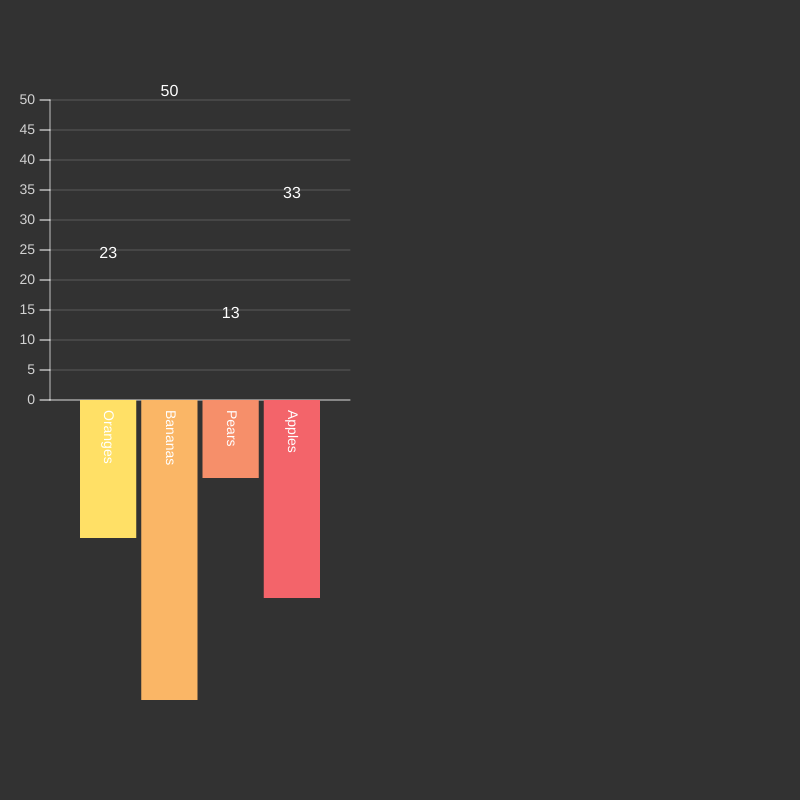
Frame 1 (no input)
Frame 60 (no input): identical to frame 1, image omitted
Frame 120 (the mouse pressed at the canvas centre since frame 60): identical to frame 1, image omitted

The p5.js sketch that drew this single still picture (run headless with seeded random() and noise() and a simulated clock; from frame 60 on, the mouse is pressed at the canvas centre):

// p5.js sketch
// ── sketch.js
let dataLabels = ["Oranges", "Bananas", "Lemons", "Limes", "Apples", "Grapes"];



let data = [{ name: "Oranges", total: 23 },
    { name: "Bananas", total: 50 },
    { name: "Pears", total: 13 },
    { name: "Apples", total: 33 }
];

let listValues = data.map(function(x) { return x.total })


let chartWidth = 300;
let chartHeight = 300;

let spacing = 5;
let margin = 30;
let numTicks = 10;
let posX = 50;
let posY = 400;
let tickIncrements;
let maxValue;
let numPlaces = 0;

let showValues = true;
let showLabels = true;
let rotateLabels = true;

let colors;


let tickSpacing = chartHeight / numTicks; //space between ticks on  the left 
let availableWidth = chartWidth - (margin * 2) - (spacing * (data.length - 1)); //available space for bars
let barWidth = availableWidth / data.length; //bar width

function setup() {
    createCanvas(800, 800);


    colour = [color('#ffe066'), color('#fab666'), color('#f68f6a'), color('#f3646a')]

    maxValue = max(listValues);
    tickIncrements = maxValue / numTicks;

}


function draw() {
    background(50);

    translate(posX, posY);


    drawAxis();
    drawTicks();
    drawHorizontalLine();
    drawRects();


    
}


function scaledData(num){
 // fuction a parmeameter (number) and scale it using the max and chartHeight
        return map(num, 0, maxValue, 0 , chartHeight);
}


function drawAxis(){
    //chart
        stroke(255, 180);
        line(0, 0, 0, -chartHeight); //y
        line(0, 0, chartWidth, 0); //x

}

function drawTicks(){
    for (let i = 0; i <= numTicks; i++) {
        //ticks
        stroke(255);
        strokeWeight(1)
        line(0, tickSpacing * -i, -10, tickSpacing * -i);

        //numbers (text)
        if (showValues) {

            fill(255, 200);
            noStroke();
            textSize(14);
            textAlign(RIGHT, CENTER);
            text((i * tickIncrements).toFixed(numPlaces), -15, tickSpacing * -i);
        }
    }

}


function drawHorizontalLine(){
    for (let i = 0; i <= numTicks; i++) {
            //horizontal line
            stroke(255, 50);
            strokeWeight(1)
            line(0, tickSpacing * -i, chartWidth, tickSpacing * -i);
    }
}

function drawRects(){
    translate(margin, 0);
    for (let i = 0; i < data.length; i++) {
        let colorNumber = i % 4;

        //bars
        fill(colour[colorNumber]);
        noStroke();
        rect((barWidth + spacing) * i, 0, barWidth, scaledData(-data[i].total));

        //numbers (text)
        noStroke();
        fill(255);
        textSize(16);
        textAlign(CENTER, BOTTOM);
        text(data[i].total, ((barWidth + spacing) * i) + barWidth / 2, scaledData(-data[i].total));

        //text
        if (showLabels) {
            if (rotateLabels);
            push()
            noStroke();
            textSize(14);
            textAlign(LEFT, CENTER);
            translate(((barWidth + spacing) * i) + barWidth / 2, 10);
            rotate(PI / 2)
            text(data[i].name, 0, 0);
            pop()
        } else {

            noStroke();
            fill(255);
            textSize(14);
            textAlign(CENTER, BOTTOM);
            text(dataLabels[i].name, ((barWidth + spacing) * i) + barWidth / 2, 20);
        }
    }

}

// ── BarChart.js
class BarChart{
    constructor(_data) {
    this.data = _data;
    this.chartWidth = 300;
    this.chartHeight = 300;
    this.spacing = 5;
    this.margin = 30;
    this.numTicks = 10;
    this.posX = 50;
    this.posY = 400;
    this.tickIncrements;
    this.maxValue;
    this.numPlaces = 0;
        
    this.showValues = true;
    this.showLabels = true;
    this.rotateLabels = true;
        
    this.colors = [color('#ffe066'), color('#fab666'), color('#f68f6a'), color('#f3646a')];
        
    this.updateValues();
    this.calculateMaxValue();
    }   

    updateValues(){
        this.tickSpacing = this.chartHeight / this.numTicks; 
        this.availableWidth = this.chartWidth - (this.margin * 2) - (this.spacing * (data.length - 1)); 
        this.barWidth = this.availableWidth / this.data.length; 
    }

    calculateMaxValue(){
        let listValues = data.map(function(x) {return x.total});
        this.maxValue = max(listValues);
        this.tickIncrements = (maxValue / numTicks);
    }

    render(){
        background(50);

        translate(posX, posY);
    
    
        drawAxis();
        drawTicks();
        drawHorizontalLine();
        drawRects();
    }


    scaledData(num){
        // fuction a parmeameter (number) and scale it using the max and chartHeight
               return map(num, 0, maxValue, 0 , chartHeight);
       }
       
       
       drawAxis(){
           //chart
               stroke(255, 180);
               line(0, 0, 0, -chartHeight); //y
               line(0, 0, chartWidth, 0); //x
       
       }
       
       drawTicks(){
           for (let i = 0; i <= this.numTicks; i++) {
               //ticks
               stroke(255);
               strokeWeight(1)
               line(0, this.tickSpacing * -i, -10, this.tickSpacing * -i);
       
               //numbers (text)
               if (showValues) {
       
                   fill(255, 200);
                   noStroke();
                   textSize(14);
                   textAlign(RIGHT, CENTER);
                   text((i * this.tickIncrements).toFixed(this.numPlaces), -15, this.tickSpacing * -i);
               }
           }
       
       }
       
       
       drawHorizontalLine(){
           for (let i = 0; i <= this.numTicks; i++) {
                   //horizontal line
                   stroke(255, 50);
                   strokeWeight(1)
                   line(0, this.tickSpacing * -i, chartWidth, this.tickSpacing * -i);
           }
       }
       
       drawRects(){
           translate(this.margin, 0);
           for (let i = 0; i < this.data.length; i++) {
               let colorNumber = i % 4;
       
               //bars
               fill(this.colour[colorNumber]);
               noStroke();
               rect((this.barWidth + this.spacing) * i, 0, this.barWidth, this.scaledData(-this.data[i].total));
       
               //numbers (text)
               noStroke();
               fill(255);
               textSize(16);
               textAlign(CENTER, BOTTOM);
               text(data[i].total, ((barWidth + spacing) * i) + barWidth / 2, scaledData(-data[i].total));
       
               //text
               if (this.showLabels) {
                   if (this.rotateLabels);
                   push()
                   noStroke();
                   textSize(14);
                   textAlign(LEFT, CENTER);
                   translate(((this.barWidth + this.spacing) * i) + this.barWidth / 2, 10);
                   rotate(PI / 2)
                   text(this.data[i].name, 0, 0);
                   pop()
               } else {
       
                   noStroke();
                   fill(255);
                   textSize(14);
                   textAlign(CENTER, BOTTOM);
                   text(dataLabels[i].name, ((barWidth + spacing) * i) + barWidth / 2, 20);
               }
           }
       
       }
       
}
